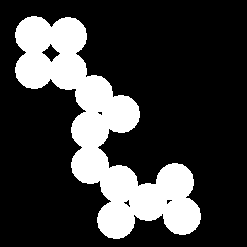
%> input picture 08-Atividades/coins.png, 247 x 247 px
$ octave questao01.m   (GNU Octave 9; MATLAB toolbox functions it lacks are replaced by stand-ins)
%> lines starting %> are read from the running program, lines starting %| are printed output that depends on the picture; in (x1, y1, x2, y2) boxes, pixels count from 0 and x2, y2 are one past the last pixel; in counts of white or black regions, pixels touching at a corner belong together; the program's own positions count from 1
  img = imread ('coins.png');
%> img is the input picture: size 247x247x3 uint8; 23.2% white; 1 white region, box (x1, y1, x2, y2) and area: (15, 16, 201, 239) 14134
  img = im2bw(double(img));

  x = rand(size(double(img)));
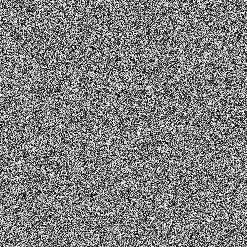
%> x: size 247x247 double; min 1.22e-05, max 1, mean 0.499
  d1 = find(x <= 0.05 );
%> d1 = 3088 values from 36 to 61004
  d2 = find(x >= 0.95 );
%> d2 = 3032 values from 18 to 60982
  img(d1) = 0;
  img(d2) = 1;
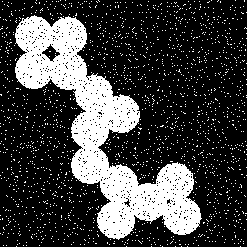
%> img: size 247x247 logical; 25.8% white; 1819 white regions (1818 under 20 px), largest, box (x1, y1, x2, y2) and area: (15, 15, 202, 240) 13503
  figure;imshow(double(img))

  sp = ones(3);

  %nimg = imdilate(img, sp);
  %figure;imshow(double(nimg))
  %nimg = imerode(nimg, sp);
  %figure;imshow(double(nimg))

  sk = [0 1 0; 1 1 1; 0 1 0];

  nimg = imdilate(img, sk);
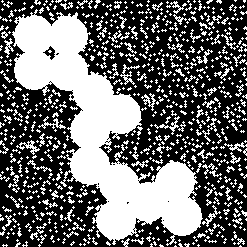
%> nimg: size 247x247 logical; 41.4% white; 771 white regions (654 under 20 px), largest, box (x1, y1, x2, y2) and area: (12, 9, 203, 246) 15937, (16, 140, 40, 155) 112, (120, 64, 140, 85) 111
  figure;imshow(double(nimg))
  nimg = imerode(nimg, sk);
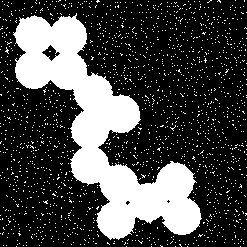
%> nimg: size 247x247 logical; 27.4% white; 1670 white regions (1669 under 20 px), largest, box (x1, y1, x2, y2) and area: (13, 13, 202, 240) 14399
  figure;imshow(double(nimg))

$ run again, with 08-Atividades/bolas.png copied over 08-Atividades/coins.png
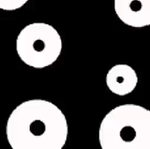
%> input picture 08-Atividades/bolas.png, 150 x 149 px
%> img is the input picture: size 149x150x3 uint8; mean R, G, B 82.7, 81.3, 81.6
%> `x = rand(size(double(img)));`:
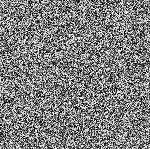
%> x: size 149x150 double; min 1.47e-05, max 1, mean 0.5
%> d1 = 1183 values from 36 to 22342
%> d2 = 1073 values from 18 to 22348
%> `nimg = imerode(nimg, sk);`:
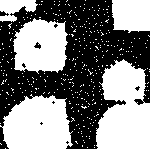
%> nimg: size 149x150 logical; 50.6% white; 9 black regions (6 under 20 px), largest, box (x1, y1, x2, y2) and area: (0, 0, 150, 149) 10935, (0, 11, 9, 16) 29, (34, 42, 41, 49) 27
